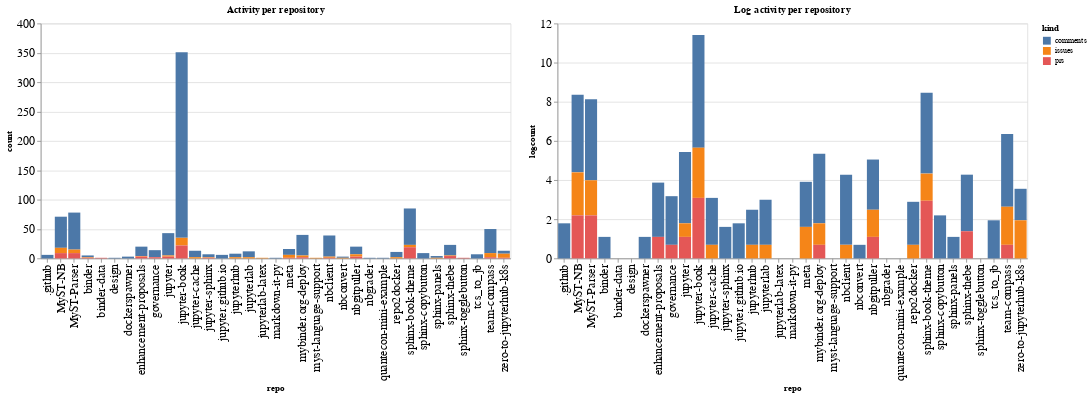

Notebook source saved alongside this figure:
### Code cell
ch1 = alt.Chart(repo_summaries, width=600, title="Activity per repository").mark_bar().encode(
    x='repo',
    y='count',
    color='kind',
    tooltip="kind"
)

ch2 = alt.Chart(repo_summaries, width=600, title="Log activity per repository").mark_bar().encode(
    x='repo',
    y='logcount',
    color='kind',
    tooltip="kind"
)

ch1 | ch2

### Figure 1 — Vega-Lite specification as saved in the notebook (floating-point values rounded to 4 significant figures)
{"config": {"axisLeft": {"labelFontSize": 15}, "axisBottom": {"labelFontSize": 15}}, "hconcat": [{"mark": "bar", "encoding": {"color": {"type": "nominal", "field": "kind"}, "tooltip": {"type": "nominal", "field": "kind"}, "x": {"type": "nominal", "field": "repo"}, "y": {"type": "quantitative", "field": "count"}}, "title": "Activity per repository", "width": 600}, {"mark": "bar", "encoding": {"color": {"type": "nominal", "field": "kind"}, "tooltip": {"type": "nominal", "field": "kind"}, "x": {"type": "nominal", "field": "repo"}, "y": {"type": "quantitative", "field": "logcount"}}, "title": "Log activity per repository", "width": 600}], "data": {"name": "data-ce6ae5e53c05e9898b4174637d04c884"}, "$schema": "https://vega.github.io/schema/vega-lite/v4.8.1.json", "datasets": {"data-ce6ae5e53c05e9898b4174637d04c884": [{"repo": ".github", "kind": "comments", "count": 6, "logcount": 1.792}, {"repo": "MyST-NB", "kind": "comments", "count": 53, "logcount": 3.97}, {"repo": "MyST-NB", "kind": "issues", "count": 9, "logcount": 2.197}, {"repo": "MyST-NB", "kind": "prs", "count": 9, "logcount": 2.197}, {"repo": "MyST-Parser", "kind": "comments", "count": 63, "logcount": 4.143}, {"repo": "MyST-Parser", "kind": "issues", "count": 6, "logcount": 1.792}, {"repo": "MyST-Parser", "kind": "prs", "count": 9, "logcount": 2.197}, {"repo": "binder", "kind": "comments", "count": 3, "logcount": 1.099}, {"repo": "binder", "kind": "issues", "count": 1, "logcount": 0.0}, {"repo": "binder", "kind": "prs", "count": 1, "logcount": 0.0}, {"repo": "binder-data", "kind": "prs", "count": 1, "logcount": 0.0}, {"repo": "design", "kind": "comments", "count": 1, "logcount": 0.0}, {"repo": "dockerspawner", "kind": "comments", "count": 3, "logcount": 1.099}, {"repo": "enhancement-proposals", "kind": "comments", "count": 16, "logcount": 2.773}, {"repo": "enhancement-proposals", "kind": "issues", "count": 1, "logcount": 0.0}, {"repo": "enhancement-proposals", "kind": "prs", "count": 3, "logcount": 1.099}, {"repo": "governance", "kind": "comments", "count": 12, "logcount": 2.485}, {"repo": "governance", "kind": "prs", "count": 2, "logcount": 0.6931}, {"repo": "jupyter", "kind": "comments", "count": 38, "logcount": 3.638}, {"repo": "jupyter", "kind": "issues", "count": 2, "logcount": 0.6931}, {"repo": "jupyter", "kind": "prs", "count": 3, "logcount": 1.099}, {"repo": "jupyter-book", "kind": "comments", "count": 316, "logcount": 5.756}, {"repo": "jupyter-book", "kind": "issues", "count": 13, "logcount": 2.565}, {"repo": "jupyter-book", "kind": "prs", "count": 22, "logcount": 3.091}, {"repo": "jupyter-cache", "kind": "comments", "count": 11, "logcount": 2.398}, {"repo": "jupyter-cache", "kind": "issues", "count": 2, "logcount": 0.6931}, {"repo": "jupyter-sphinx", "kind": "comments", "count": 5, "logcount": 1.609}, {"repo": "jupyter-sphinx", "kind": "issues", "count": 1, "logcount": 0.0}, {"repo": "jupyter-sphinx", "kind": "prs", "count": 1, "logcount": 0.0}, {"repo": "jupyter.github.io", "kind": "comments", "count": 6, "logcount": 1.792}, {"repo": "jupyterhub", "kind": "comments", "count": 6, "logcount": 1.792}, {"repo": "jupyterhub", "kind": "issues", "count": 2, "logcount": 0.6931}, {"repo": "jupyterlab", "kind": "comments", "count": 10, "logcount": 2.303}, {"repo": "jupyterlab", "kind": "issues", "count": 2, "logcount": 0.6931}, {"repo": "jupyterlab-latex", "kind": "issues", "count": 1, "logcount": 0.0}, {"repo": "markdown-it-py", "kind": "comments", "count": 1, "logcount": 0.0}, {"repo": "meta", "kind": "comments", "count": 10, "logcount": 2.303}, {"repo": "meta", "kind": "issues", "count": 5, "logcount": 1.609}, {"repo": "meta", "kind": "prs", "count": 1, "logcount": 0.0}, {"repo": "mybinder.org-deploy", "kind": "comments", "count": 35, "logcount": 3.555}, {"repo": "mybinder.org-deploy", "kind": "issues", "count": 3, "logcount": 1.099}, {"repo": "mybinder.org-deploy", "kind": "prs", "count": 2, "logcount": 0.6931}, {"repo": "myst-language-support", "kind": "issues", "count": 1, "logcount": 0.0}, {"repo": "nbclient", "kind": "comments", "count": 36, "logcount": 3.584}, {"repo": "nbclient", "kind": "issues", "count": 2, "logcount": 0.6931}, {"repo": "nbclient", "kind": "prs", "count": 1, "logcount": 0.0}, {"repo": "nbconvert", "kind": "comments", "count": 2, "logcount": 0.6931}, {"repo": "nbconvert", "kind": "issues", "count": 1, "logcount": 0.0}, {"repo": "nbgitpuller", "kind": "comments", "count": 13, "logcount": 2.565}, {"repo": "nbgitpuller", "kind": "issues", "count": 4, "logcount": 1.386}, {"repo": "nbgitpuller", "kind": "prs", "count": 3, "logcount": 1.099}, {"repo": "nbgrader", "kind": "comments", "count": 1, "logcount": 0.0}, {"repo": "quantecon-mini-example", "kind": "comments", "count": 1, "logcount": 0.0}, {"repo": "repo2docker", "kind": "comments", "count": 9, "logcount": 2.197}, {"repo": "repo2docker", "kind": "issues", "count": 2, "logcount": 0.6931}, {"repo": "sphinx-book-theme", "kind": "comments", "count": 62, "logcount": 4.127}, {"repo": "sphinx-book-theme", "kind": "issues", "count": 4, "logcount": 1.386}, {"repo": "sphinx-book-theme", "kind": "prs", "count": 19, "logcount": 2.944}, {"repo": "sphinx-copybutton", "kind": "comments", "count": 9, "logcount": 2.197}, {"repo": "sphinx-panels", "kind": "comments", "count": 3, "logcount": 1.099}, {"repo": "sphinx-panels", "kind": "issues", "count": 1, "logcount": 0.0}, {"repo": "sphinx-thebe", "kind": "comments", "count": 18, "logcount": 2.89}, {"repo": "sphinx-thebe", "kind": "issues", "count": 1, "logcount": 0.0}, {"repo": "sphinx-thebe", "kind": "prs", "count": 4, "logcount": 1.386}, {"repo": "sphinx-togglebutton", "kind": "prs", "count": 1, "logcount": 0.0}, {"repo": "tcs_to_jb", "kind": "comments", "count": 7, "logcount": 1.946}, {"repo": "team-compass", "kind": "comments", "count": 41, "logcount": 3.714}, {"repo": "team-compass", "kind": "issues", "count": 7, "logcount": 1.946}, {"repo": "team-compass", "kind": "prs", "count": 2, "logcount": 0.6931}, {"repo": "zero-to-jupyterhub-k8s", "kind": "comments", "count": 5, "logcount": 1.609}, {"repo": "zero-to-jupyterhub-k8s", "kind": "issues", "count": 7, "logcount": 1.946}, {"repo": "zero-to-jupyterhub-k8s", "kind": "prs", "count": 1, "logcount": 0.0}]}}
